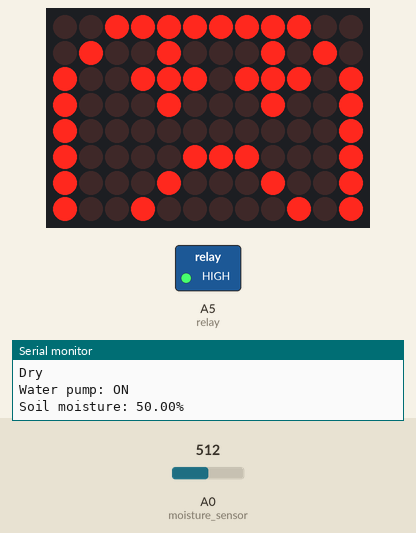
This sketch was run on a simulated Arduino Uno R4 WiFi. Parts: 12×8 LED matrix, switched loads named in the sketch (green lamp = pin HIGH), the last lines printed to the serial monitor. The inputs (shaded band) are chosen by the test bench; at power-on: A0 (moisture_sensor) = 512 (analog values on the 0–1023 scale). EEPROM starts erased.

Above: at 2.8 s.
2.9 s: A0 (moisture_sensor) set to 466
4.4 s: A0 (moisture_sensor) set to 445
At 5.7 s:
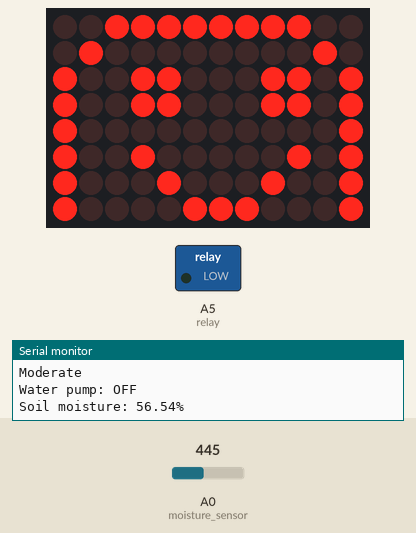
6.5 s: A0 (moisture_sensor) set to 316
8.2 s: A0 (moisture_sensor) set to 293
At 10.0 s:
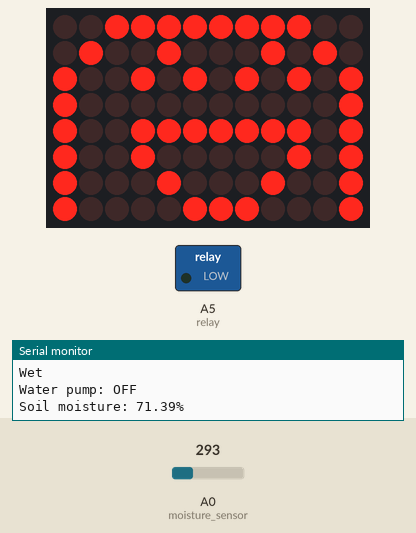
10.5 s: A0 (moisture_sensor) set to 306
At 11.5 s:
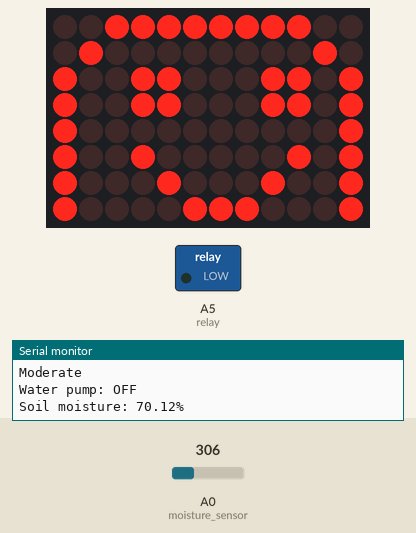
12.5 s: A0 (moisture_sensor) set to 122
At 14.2 s:
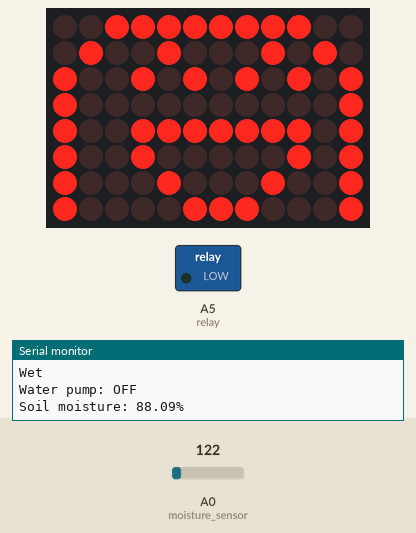
Timing chart, 0 to 15.5 s (numbered marks = the images above; inputs shaded):
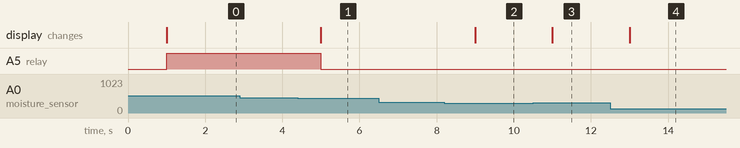

Measured:
- the behaviour switches between 458 and 457 on A0 (moisture_sensor) (found by bisection; images 0 and 1)
- the behaviour switches between 301 and 300 on A0 (moisture_sensor) (found by bisection; images 1 and 2)
- after the input at 4.4 s, A5 (relay): HIGH → LOW after 0.60 s; the display: changes after 0.60 s (image 1)
- after the input at 8.2 s, the display: changes after 0.80 s (image 2)
- after the input at 10.5 s, the display: changes after 0.50 s (image 3)
- after the input at 12.5 s, the display: changes after 0.50 s (image 4)

The sketch:

autoSysSketch.ino
```cpp
/**
offline/local auto watering pump

1. reads soil moisture
2. shows emotions on LED matrix depending on moisture level
3. automatically turns pump on when soil is dry
4. stores last pump state in EEPROM (survive reset)
5. prints moisture & pump state to serial monitor
*/


#include <SPI.h>
#include <EEPROM.h>
#include "Arduino_LED_Matrix.h"


//define the soil moisture sensor pin and relay module signal pin
#define moisture_sensor A0
#define relay A5

//matrix predefined function
ArduinoLEDMatrix matrix;

int eeprom_addr = 0;
int sensorValue = 0;
int pump_status = 0;
float moist_percent = 0.0;

unsigned long lastSensorTime = 0;
const long interval = 1000;

//LED Frames
const uint32_t HAPPY_LED[] = {
  0x3fc48a95, 0x58019fd9, 0x5889871
};
const uint32_t NORMAL_LED[] = {
  0x3fc40298, 0xd98d8019, 0x5889871
};
const uint32_t SAD_LED[] = {
  0x3fc48a9d, 0xd8898018, 0x71889905
};

//initializes and sets the microcontroller peripherals, ADC, and LED matrix
void init_renesas_MCU_IO(){
  pinMode(relay, OUTPUT);
  pinMode(moisture_sensor, INPUT);
  analogReadResolution(12);
  matrix.begin();
}

//display facial expression on the LED matrix based on soil moisture level
void track_soil_moisture() {
  sensorValue = analogRead(moisture_sensor);
  moist_percent = 100 - ((float)sensorValue / 4096.0) * 100;

  if(moist_percent >= 0 && moist_percent < 55.33) {
    Serial.println("Dry");
    matrix.loadFrame(SAD_LED);
    pump_status = 1; //auto on
  }

  else if (moist_percent >= 55.33 && moist_percent < 70.66) {
    Serial.println("Moderate");
    matrix.loadFrame(NORMAL_LED);
    pump_status = 0;
  }
  else {
    Serial.println("Wet");
    matrix.loadFrame(HAPPY_LED);
    pump_status = 0;
  }
}

void updatePump() {
  if (pump_status == 1){
    Serial.println("Water pump: ON");
    digitalWrite(relay, HIGH);
  }
  else {
    Serial.println("Water pump: OFF");
    digitalWrite(relay, LOW);
  }

  EEPROM.write(eeprom_addr, pump_status);
}

void setup() {
  // put your setup code here, to run once:
  Serial.begin(9600);
  init_renesas_MCU_IO();
  int prev_pump_status = EEPROM.read(eeprom_addr);
  pump_status = prev_pump_status; //restores last pump state
  //digitalWrite(relay, HIGH);
}

void loop() {
  //put your main code here, to run repeatedly:
  unsigned long currentMills = millis();

  //run every 1 sec
  if(currentMills - lastSensorTime >= interval){
    lastSensorTime = currentMills;
    track_soil_moisture();
    updatePump();

    Serial.print("Soil moisture: ");
    Serial.print(moist_percent);
    Serial.println("%");
  }

}
```
